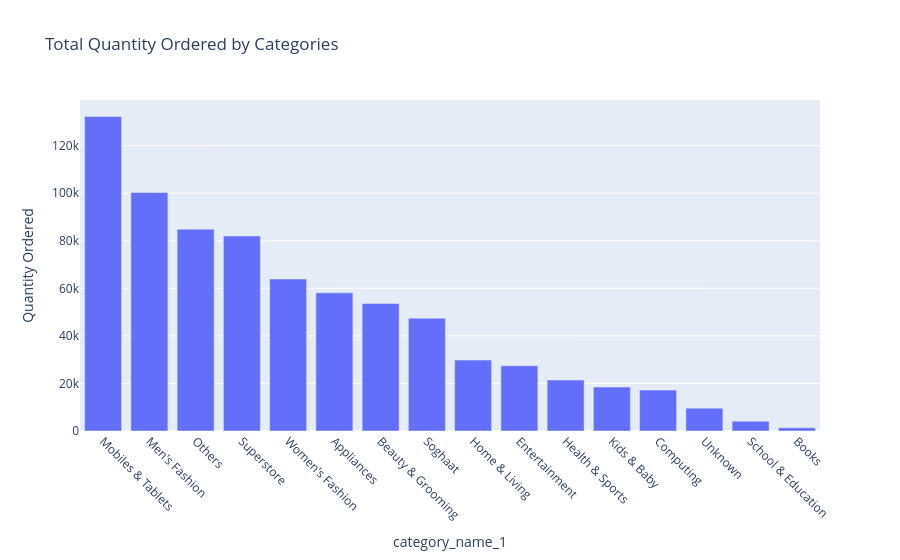

Notebook code for this chart:
### Code cell
figOne = px.bar(Most_cat_qyt, x=Most_cat_qyt.index, y=Most_cat_qyt.values, title='Total Quantity Ordered by Categories',
    labels={'x': 'Categories', 'y': 'Quantity Ordered'})
figOne.update_xaxes(tickangle=45)
figOne.show()

### Figure 1 — Plotly figure (JSON) as saved in the notebook; plotly's stock layout.template omitted (floating-point values rounded to 4 significant figures)
{"data": [{"hovertemplate": "category_name_1=%{x}<br>Quantity Ordered=%{y}<extra></extra>", "legendgroup": "", "marker": {"color": "#636efa", "pattern": {"shape": ""}}, "name": "", "orientation": "v", "showlegend": false, "textposition": "auto", "type": "bar", "x": ["Mobiles & Tablets", "Men's Fashion", "Others", "Superstore", "Women's Fashion", "Appliances", "Beauty & Grooming", "Soghaat", "Home & Living", "Entertainment", "Health & Sports", "Kids & Baby", "Computing", "Unknown", "School & Education", "Books"], "xaxis": "x", "y": [132224, 100269, 84862, 82009, 63902, 58101, 53623, 47405, 29839, 27411, 21419, 18470, 17203, 9602, 4136, 1354], "yaxis": "y"}], "layout": {"barmode": "relative", "legend": {"tracegroupgap": 0}, "title": {"text": "Total Quantity Ordered by Categories"}, "xaxis": {"anchor": "y", "domain": [0, 1], "tickangle": 45, "title": {"text": "category_name_1"}}, "yaxis": {"anchor": "x", "domain": [0, 1], "title": {"text": "Quantity Ordered"}}}}
